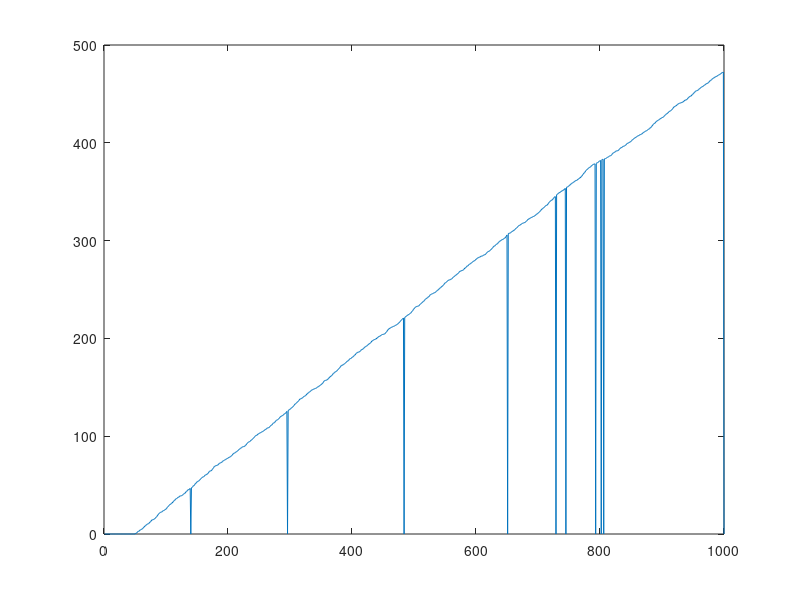

This chart was generated by the following MATLAB code:
amplitude = 1;
overalllength = 1000;
zerolength = 50;
datalength = overalllength-zerolength;

zerosinfront = zeros(1,zerolength);
usefuldatadiff = rand(1,datalength)*amplitude;

simulatedranddata = [zerosinfront cumsum(usefuldatadiff)];


% now we put in noise zeros

randerrorindex = unique(randi([zerolength,overalllength],1,10));
simulatedranddata(randerrorindex) = 0;

plot(simulatedranddata);
